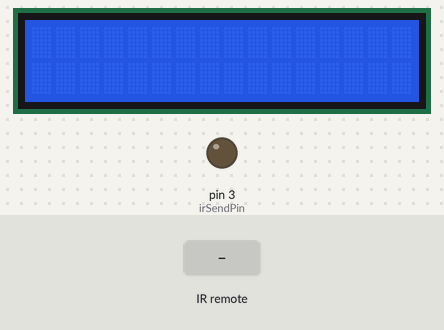
Bench run of a sketch on a simulated Arduino Uno, built with avr-gcc and run on an emulated ATmega328P. Shown: 16×2 character LCD, output pins drawn as LEDs (lit = HIGH). The inputs (shaded band) are chosen by the test bench.

Above: at 1.2 s.
1.3 s: infrared code 0xF7C03F received
At 1.36 s:
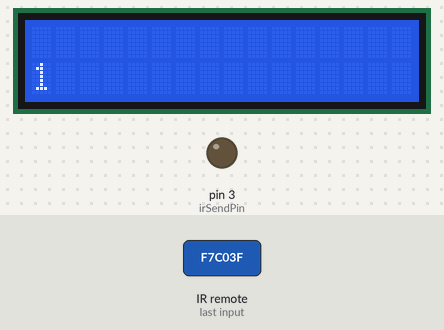
At 1.9 s:
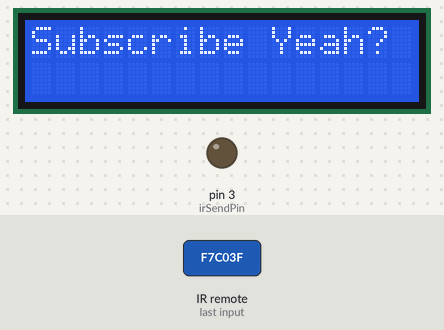
Timing chart, 0 to 4.3 s (numbered marks = the images above; inputs shaded):
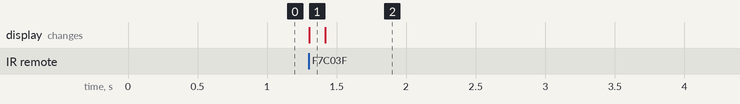

Measured:
- after the input at 1.3 s, the display: changes at once (image 1)

The sketch:

IR_LCD_unbranded_remote.ino
```cpp
/*
              _                 _                                            _
             | |               | |                                          | |
 _ __ ___  __| | __ _ _ __   __| | __ _ _ __ ___  ___ _ __    ___ ___  _   _| | __
| '__/ _ \/ _` |/ _` | '_ \ / _` |/ _` | '__/ _ \/ _ \ '_ \  / __/ _ \| | | | |/ /
| | |  __/ (_| | (_| | | | | (_| | (_| | | |  __/  __/ | | || (_| (_) | |_| |   <
|_|  \___|\__,_|\__,_|_| |_|\__,_|\__, |_|  \___|\___|_| |_(_)___\___(_)__,_|_|\_\
                                   __/ |
                                  |___/
*/

#include <IRremote.h>
#include <LiquidCrystal_I2C.h>

/*************************************************
 */
LiquidCrystal_I2C lcd(0x27, 16, 2);
int RECV_PIN = 11;
IRrecv irrecv(RECV_PIN);
#define irSendPin 3
IRsend irsend;
decode_results results;

// Power ON/OFF - RAW Samsung Code
const unsigned int S_pwr[68]={4600,4350,700,1550,650,1550,650,1600,650,450,650,450,650,450,650,450,700,400,700,1550,650,1550,650,1600,650,450,650,450,650,450,700,450,650,450,650,450,650,1550,700,450,650,450,650,450,650,450,650,450,700,400,650,1600,650,450,650,1550,650,1600,650,1550,650,1550,700,1550,650,1550,650};

// variables will change:
int ledState = LOW;     // the current state of LED
int lastButtonState;    // the previous state of button
int currentButtonState; // the current state of button
#define code1 16236607

void setup()
{
  lcd.init();
  lcd.backlight();
  Serial.begin(9600);
  irrecv.enableIRIn();
  pinMode(irSendPin, OUTPUT);
}

void loop() {
if (irrecv.decode(&results)) {

  lcd.setCursor(0,1);
  //
  if ((results.value) == code1) {
    ledState = !ledState;

      lcd.print(ledState);
      delay(100);
      lcd.clear();
      if (ledState == 1){+
        lcd.print("Subscribe Yeah?");
      }
        delay(2000);
  }
  irrecv.resume(); // Receive the next value
  }}
```
